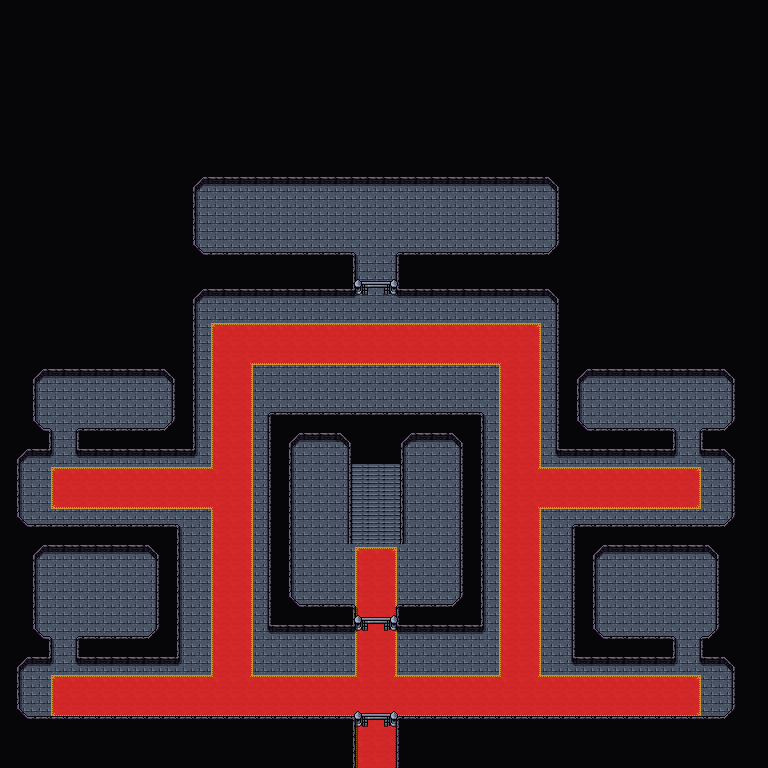

Below is a game level as drawn by its tile map, then a one-line description and the .tmx that defines it (tile-layer data replaced by summaries):
An orthogonal 48x48 tile map with 16x16 px tiles, 5 tile layers (Background, Floor, Ground, Foreground, ...), 2 tilesets and 23 objects.

<map version="1.10" tiledversion="1.10.1" orientation="orthogonal" renderorder="right-down" width="48" height="48" tilewidth="16" tileheight="16" infinite="0" nextlayerid="7" nextobjectid="88">
 <editorsettings>
  <export target="wastetown..tmx" format="tmx" />
 </editorsettings>
 <properties>
  <property name="canFailDungeon" type="bool" value="true" />
  <property name="dungeonEffect" value="{&quot;startBattleWithCard&quot;: [&quot;Phyrexian Arena|APC&quot;]}">{
 "startBattleWithCard": [ "Phyrexian Arena|APC" ]
}</property>
  <property name="respawnEnemies" type="bool" value="true" />
 </properties>
 <tileset firstgid="1" source="../../../../../common/maps/tileset/main.tsx" />
 <tileset firstgid="10113" source="../../../../../common/maps/tileset/buildings.tsx" />
 <layer id="1" name="Background" width="48" height="48">
  <data>[2304 cells, 2302 non-empty, 2 distinct tile ids]</data>
 </layer>
 <layer id="6" name="Floor" width="48" height="48">
  <data>[2304 cells, 261 non-empty, 12 distinct tile ids]</data>
 </layer>
 <layer id="2" name="Ground" width="48" height="48">
  <data>[2304 cells, 26 non-empty, 7 distinct tile ids]</data>
 </layer>
 <layer id="3" name="Foreground" width="48" height="48">
  <properties>
   <property name="spriteLayer" type="bool" value="true" />
  </properties>
  <data>[2304 cells, 1665 non-empty, 15 distinct tile ids]</data>
 </layer>
 <layer id="5" name="AboveSprites" width="48" height="48">
  <data>[2304 cells, 9 non-empty, 3 distinct tile ids]</data>
 </layer>
 <objectgroup id="4" name="Objects">
  <object id="47" template="../../../../../common/maps/obj/gold.tx" x="427" y="467">
   <properties>
    <property name="reward">[
  {
    "type": "gold",
    "count": 180,
    "addMaxCount": 40
 }
]</property>
   </properties>
  </object>
  <object id="49" template="../../../../../common/maps/obj/gold.tx" x="310" y="466.5">
   <properties>
    <property name="reward">[
  {
    "type": "gold",
    "count": 180,
    "addMaxCount": 40
 }
]</property>
   </properties>
  </object>
  <object id="55" template="../../../../../common/maps/obj/gate.tx" x="368" y="640.333">
   <properties>
    <property name="dialog">[
	{
		"name": "",
		"text": "You come upon the gate.",
		"loctext": "",
		"action": [
			{ "advanceMapFlag": "intro" }
		],
		"options":
			[
				{
					"name": "Lord, I've done as you asked! It's time to end this!",
					"action": [ { "deleteMapObject": -1 } ],
					"condition": [
						{
							"getMapFlag": {
								"key": "enemiesDefeated",
								"op": "&gt;=",
								"val": 4
							}
						},
						{
                            "checkQuestFlag": "mainQuest",
                            "not": true
                        }
					],
					"text": "With a gust of black wind, the door scatters into thousands of pieces. You are now free to pass.",
					"options": [ { "name": "(continue)" } ]
				},
				{
                	"name": "Lord, I've done as you asked! It's time to end this!",
                	"action": [ { "deleteMapObject": -1 } ],
                	"condition": [
                	{
                		"getMapFlag": {
                	    	"key": "enemiesDefeated",
                			"op": "&gt;=",
                			"val": 4
                		}
                	},
                    {
                        "checkQuestFlag": "Ch1BlackCastleComplete",
                        "not": true
                    },
                    {
                        "checkQuestFlag": "mainQuest"
                    }
                	],
                		"text": "With a gust of black wind, the door scatters into thousands of pieces. You are now free to pass.",
                		"options": [ { "name": "(continue)" } ]
                },
				{
					"name": "You knock on the door",
					"condition": [ { "checkMapFlag": "intro" } ],
					"text": "YOU ARE NOT WORTHY, BEGONE!",
					"loctext": "",
					"options": [ { "name": "(continue)" } ]
				}
			]
	}
]</property>
   </properties>
  </object>
  <object id="60" template="../../../../../common/maps/obj/entry_up.tx" x="357" y="768" width="38" height="16">
   <properties>
    <property name="teleport" value="" />
   </properties>
  </object>
  <object id="65" template="../../../../../common/maps/obj/entry_up.tx" x="355" y="543.5" width="44.5" height="52">
   <properties>
    <property name="teleport" value="../Shandalar Old Border/maps/map/main_story/castles/black_castle_f1.tmx" />
   </properties>
  </object>
  <object id="66" template="../../../../../common/maps/obj/enemy.tx" x="89.5" y="601">
   <properties>
    <property name="defeatDialog">[
   {
   "action": [
      {"advanceMapFlag":"enemiesDefeated"},
      {"deleteMapObject": -1}
    ]
   }
]</property>
    <property name="enemy" value="Shade" />
    <property name="pursueRange" type="int" value="30" />
    <property name="threatRange" type="int" value="30" />
   <property name="effect">{"startBattleWithCard": ["Swamp|3ED", "Frozen Shade|LEA"]}</property>
    </properties>
  </object>
  <object id="67" template="../../../../../common/maps/obj/enemy.tx" x="649.5" y="604">
   <properties>
    <property name="defeatDialog">[
   {
   "action": [
      {"advanceMapFlag":"enemiesDefeated"},
      {"deleteMapObject": -1}
    ]
   }
]</property>
    <property name="enemy" value="Ghoul Gravecaller" />
    <property name="pursueRange" type="int" value="30" />
    <property name="threatRange" type="int" value="20" />
   </properties>
  </object>
  <object id="68" template="../../../../../common/maps/obj/enemy.tx" x="629.5" y="410.5">
   <properties>
    <property name="defeatDialog">[
   {
   "action": [
      {"advanceMapFlag":"enemiesDefeated"},
      {"deleteMapObject": -1}
    ]
   }
]</property>
    <property name="enemy" value="Witch" />
    <property name="pursueRange" type="int" value="30" />
    <property name="threatRange" type="int" value="30" />
   <property name="effect">{ "startBattleWithCard": [ "Swamp|TMP|2", "Vile Consumption|INV" ] }</property>
    </properties>
  </object>
  <object id="70" template="../../../../../common/maps/obj/enemy.tx" x="96.0511" y="407.602">
   <properties>
    <property name="defeatDialog">[
   {
   "action": [
      {"advanceMapFlag":"enemiesDefeated"},
      {"deleteMapObject": -1}
    ]
   }
]</property>
    <property name="enemy" value="Vampire" />
    <property name="pursueRange" type="int" value="30" />
    <property name="threatRange" type="int" value="30" />
    <property name="effect">{ "startBattleWithCard": [ "Cemetery Gate|HML|1", "Cemetery Gate|HML|2", "Crovax the Cursed|STH", "Swamp|TMP|2" ] }</property>
   </properties>
  </object>
  <object id="71" template="../../../../../common/maps/obj/enemy.tx" x="366.694" y="701.945">
   <properties>
    <property name="effect">{ "startBattleWithCard": [ "Mox Jet|LEA", "Wall of Bones|LEA" ] }</property>
    <property name="enemy" value="Master Black Wizard" />
    <property name="threatRange" type="int" value="20" />
    <property name="waypoints" value="76,77,76,78,79,78,80,73,81,82,81,74,75,74" />
   </properties>
  </object>
  <object id="72" template="../../../../../common/maps/obj/enemy.tx" x="378.182" y="348.768">
   <properties>
    <property name="enemy" value="Demon" />
    <property name="waypoints" value="73,81,82,81,74,75,74,76,77,76,78,79,78,80" />
   </properties>
  </object>
  <object id="73" template="../../../../../common/maps/obj/waypoint.tx" x="512.919" y="350.666" />
  <object id="74" template="../../../../../common/maps/obj/waypoint.tx" x="512.919" y="704.587" />
  <object id="75" template="../../../../../common/maps/obj/waypoint.tx" x="689.405" y="701.741" />
  <object id="76" template="../../../../../common/maps/obj/waypoint.tx" x="222.571" y="703.638" />
  <object id="77" template="../../../../../common/maps/obj/waypoint.tx" x="53.6753" y="702.689" />
  </objectgroup>
</map>
<!-- 7 of 23 objects omitted -->
